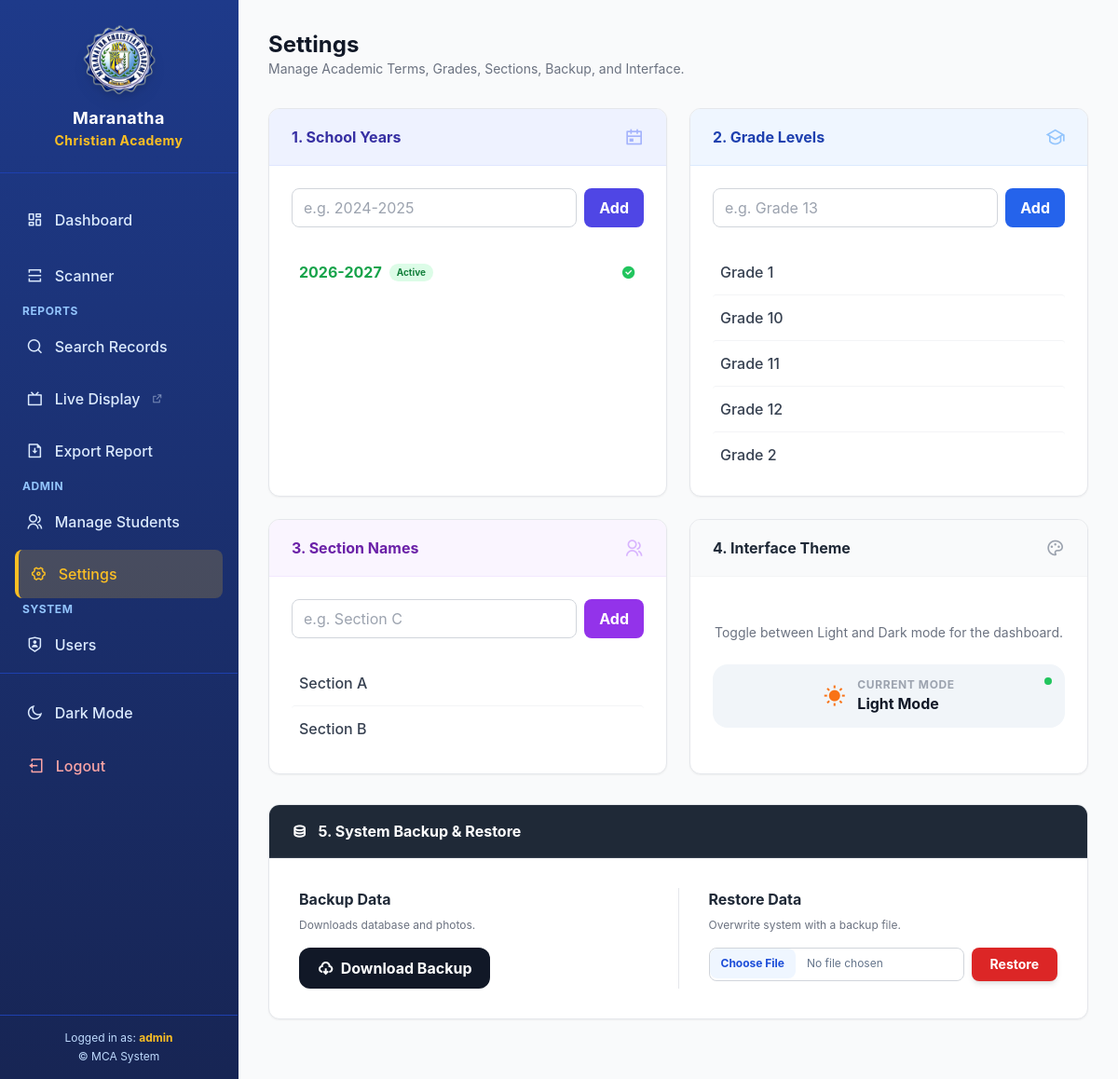
/settings (signed in), run on the app's committed database.
### app.py (models this page shows)
class AcademicTerm(db.Model):
    id = db.Column(db.Integer, primary_key=True)
    name = db.Column(db.String(50), unique=True, nullable=False)
    is_current = db.Column(db.Boolean, default=False)

class GradeOption(db.Model):
    id = db.Column(db.Integer, primary_key=True)
    name = db.Column(db.String(50), unique=True, nullable=False)

class SectionOption(db.Model):
    id = db.Column(db.Integer, primary_key=True)
    name = db.Column(db.String(50), unique=True, nullable=False)

### app.py (the view)
@app.route('/settings')
@settings_permission # Custom Decorator
def settings(): return render_template('settings.html')

### templates/settings.html (shortened to what this page needs)
{% extends 'base.html' %}
{% block content %}
<div class="mb-8">
    <h2 class="text-2xl font-bold text-gray-900 dark:text-white">Settings</h2>
    <p class="text-gray-500 dark:text-slate-400 text-sm">Manage Academic Terms, Grades, Sections, Backup, and Interface.</p>
</div>
<div class="grid grid-cols-1 md:grid-cols-2 xl:grid-cols-3 gap-6 mb-8">
    <div class="bg-white dark:bg-dark-surface rounded-xl shadow-sm border border-gray-200 dark:border-slate-700 overflow-hidden flex flex-col h-full">
        <div class="bg-indigo-50 dark:bg-indigo-900/20 px-6 py-4 border-b border-indigo-100 dark:border-indigo-800 flex items-center justify-between">
            <h5 class="font-bold text-indigo-800 dark:text-indigo-300">1. School Years</h5>
            <i class="ri-calendar-event-line text-indigo-300 dark:text-indigo-500 text-xl"></i>
        </div>
        <div class="p-6 flex-1 flex flex-col">
            <form action="{{ url_for('add_term') }}" method="POST" class="flex gap-2 mb-6">
                <input type="text" name="name" placeholder="e.g. 2024-2025" required class="flex-1 border border-gray-300 dark:border-slate-600 bg-white dark:bg-slate-800 text-gray-900 dark:text-white rounded-lg px-3 py-2 outline-none focus:ring-2 focus:ring-indigo-500">
                <button type="submit" class="bg-indigo-600 hover:bg-indigo-700 text-white px-4 py-2 rounded-lg font-bold transition">Add</button>
            </form>
            <ul class="divide-y divide-gray-100 dark:divide-slate-700 overflow-y-auto max-h-60 flex-1">
                {% for term in global_terms %}
                <li class="py-3 flex justify-between items-center group hover:bg-gray-50 dark:hover:bg-slate-800 px-2 rounded">
                    <div class="flex items-center gap-2">
                        <span class="font-bold {{ 'text-green-600 dark:text-green-400' if term.is_current else 'text-gray-700 dark:text-slate-300' }}">{{ term.name }}</span>
                        {% if term.is_current %}
                            <span class="bg-green-100 dark:bg-green-900/30 text-green-700 dark:text-green-400 text-[10px] px-2 py-0.5 rounded-full font-bold">Active</span>
                        {% endif %}
                    </div>
                    <div class="flex items-center gap-2">
                        {% if not term.is_current %}
                            <a href="{{ url_for('set_current_term', id=term.id) }}" class="text-[10px] bg-gray-100 dark:bg-slate-700 hover:bg-green-100 dark:hover:bg-green-900/30 text-gray-600 dark:text-slate-400 hover:text-green-700 dark:hover:text-green-400 px-2 py-1 rounded border border-gray-200 dark:border-slate-600 font-bold transition">Set Active</a>
                            <a href="{{ url_for('delete_term', id=term.id) }}" class="text-red-400 dark:text-red-500 hover:text-red-600 opacity-0 group-hover:opacity-100 transition" onclick="return confirm('Delete this School Year?')">
                                <i class="ri-delete-bin-fill"></i>
                            </a>
                        {% else %}
                            <i class="ri-checkbox-circle-fill text-green-500 dark:text-green-400"></i>
                        {% endif %}
                    </div>
                </li>
                {% endfor %}
            </ul>
        </div>
    </div>
    <div class="bg-white dark:bg-dark-surface rounded-xl shadow-sm border border-gray-200 dark:border-slate-700 overflow-hidden flex flex-col h-full">
        <div class="bg-blue-50 dark:bg-blue-900/20 px-6 py-4 border-b border-blue-100 dark:border-blue-800 flex items-center justify-between">
            <h5 class="font-bold text-blue-800 dark:text-blue-300">2. Grade Levels</h5>
            <i class="ri-graduation-cap-line text-blue-300 dark:text-blue-500 text-xl"></i>
        </div>
        <div class="p-6 flex-1 flex flex-col">
            <form action="{{ url_for('add_grade') }}" method="POST" class="flex gap-2 mb-6">
                <input type="text" name="name" placeholder="e.g. Grade 13" required class="flex-1 border border-gray-300 dark:border-slate-600 bg-white dark:bg-slate-800 text-gray-900 dark:text-white rounded-lg px-3 py-2 outline-none focus:ring-2 focus:ring-blue-500">
                <button type="submit" class="bg-blue-600 hover:bg-blue-700 text-white px-4 py-2 rounded-lg font-bold transition">Add</button>
            </form>
            <ul class="divide-y divide-gray-100 dark:divide-slate-700 overflow-y-auto max-h-60 flex-1">
                {% for grade in global_grades %}
                <li class="py-3 flex justify-between items-center group hover:bg-gray-50 dark:hover:bg-slate-800 px-2 rounded">
                    <span class="text-gray-700 dark:text-slate-300 font-medium">{{ grade.name }}</span>
                </li>
                {% endfor %}
            </ul>
        </div>
    </div>
    <div class="bg-white dark:bg-dark-surface rounded-xl shadow-sm border border-gray-200 dark:border-slate-700 overflow-hidden flex flex-col h-full">
        <div class="bg-purple-50 dark:bg-purple-900/20 px-6 py-4 border-b border-purple-100 dark:border-purple-800 flex items-center justify-between">
            <h5 class="font-bold text-purple-800 dark:text-purple-300">3. Section Names</h5>
            <i class="ri-group-line text-purple-300 dark:text-purple-500 text-xl"></i>
        </div>
        <div class="p-6 flex-1 flex flex-col">
            <form action="{{ url_for('add_section') }}" method="POST" class="flex gap-2 mb-6">
                <input type="text" name="name" placeholder="e.g. Section C" required class="flex-1 border border-gray-300 dark:border-slate-600 bg-white dark:bg-slate-800 text-gray-900 dark:text-white rounded-lg px-3 py-2 outline-none focus:ring-2 focus:ring-purple-500">
                <button type="submit" class="bg-purple-600 hover:bg-purple-700 text-white px-4 py-2 rounded-lg font-bold transition">Add</button>
            </form>
            <ul class="divide-y divide-gray-100 dark:divide-slate-700 overflow-y-auto max-h-60 flex-1">
                {% for section in global_sections %}
                <li class="py-3 flex justify-between items-center group hover:bg-gray-50 dark:hover:bg-slate-800 px-2 rounded">
                    <span class="text-gray-700 dark:text-slate-300 font-medium">{{ section.name }}</span>
                </li>
                {% endfor %}
            </ul>
        </div>
    </div>
    <div class="bg-white dark:bg-dark-surface rounded-xl shadow-sm border border-gray-200 dark:border-slate-700 overflow-hidden flex flex-col h-full">
        <div class="bg-gray-50 dark:bg-slate-800 px-6 py-4 border-b border-gray-100 dark:border-slate-700 flex items-center justify-between">
            <h5 class="font-bold text-gray-800 dark:text-slate-200">4. Interface Theme</h5>
            <i class="ri-palette-line text-gray-400 dark:text-slate-500 text-xl"></i>
        </div>
        <div class="p-6 flex-1 flex flex-col justify-center items-center text-center">
            <p class="text-sm text-gray-500 dark:text-slate-400 mb-6">Toggle between Light and Dark mode for the dashboard.</p>
            <button onclick="toggleTheme()" class="group relative inline-flex items-center gap-3 px-8 py-3 rounded-2xl bg-slate-100 dark:bg-slate-900 border-2 border-transparent hover:border-primary transition-all duration-300 w-full justify-center">
                <i class="ri-sun-fill text-2xl text-orange-500 dark:hidden"></i>
                <div class="text-left">
                    <span class="block text-xs font-bold text-gray-400 uppercase tracking-wider">Current Mode</span>
                    <span class="block font-bold text-gray-900 dark:text-white dark:hidden">Light Mode</span>
                </div>
                <div class="absolute top-3 right-3 w-2 h-2 rounded-full bg-green-500"></div>
            </button>
        </div>
    </div>
</div>
<div class="mt-8 bg-white dark:bg-dark-surface rounded-xl shadow-sm border border-gray-200 dark:border-slate-700 overflow-hidden mb-8">
    <div class="bg-gray-800 dark:bg-slate-900 px-6 py-4 border-b border-gray-700 dark:border-slate-800 flex items-center justify-between text-white">
        <h5 class="font-bold"><i class="ri-database-2-line mr-2"></i> 5. System Backup & Restore</h5>
    </div>
    <div class="p-6 md:p-8 flex flex-col md:flex-row gap-8">
        <div class="flex-1">
            <h6 class="font-bold text-gray-800 dark:text-white mb-2">Backup Data</h6>
            <p class="text-xs text-gray-500 dark:text-slate-400 mb-4">Downloads database and photos.</p>
            <a href="{{ url_for('backup_system') }}" class="inline-flex items-center bg-gray-900 dark:bg-slate-800 text-white px-5 py-2.5 rounded-xl font-bold hover:bg-black dark:hover:bg-slate-900 transition">
                <i class="ri-download-cloud-2-line mr-2"></i> Download Backup
            </a>
        </div>
        <div class="flex-1">
            <h6 class="font-bold text-gray-800 dark:text-white mb-2">Restore Data</h6>
            <p class="text-xs text-gray-500 dark:text-slate-400 mb-4">Overwrite system with a backup file.</p>
            <form action="{{ url_for('restore_system') }}" method="POST" enctype="multipart/form-data" class="flex gap-2">
                <input type="file" name="backup_file" accept=".zip" required class="block w-full text-xs text-slate-500 dark:text-slate-400 file:mr-3 file:py-2 file:px-3 file:rounded-lg file:border-0 file:text-xs file:font-bold file:bg-blue-50 dark:file:bg-blue-900/20 file:text-blue-700 dark:file:text-blue-300 border border-gray-300 dark:border-slate-600 rounded-lg bg-white dark:bg-slate-800">
                <button type="submit" class="bg-red-600 text-white px-5 py-2 rounded-lg font-bold hover:bg-red-700 transition shadow-md whitespace-nowrap text-sm" onclick="return confirm('Overwrite system? Irreversible.')">
                    Restore
                </button>
            </form>
        </div>
    </div>
</div>
{% endblock %}

### data on the page
AcademicTerm: name "2026-2027", is_current "Active"
GradeOption: name "Grade 1"
GradeOption: name "Grade 10"
GradeOption: name "Grade 11"
GradeOption: name "Grade 12"
GradeOption: name "Grade 2"
SectionOption: name "Section A"
SectionOption: name "Section B"

### other printed values
{{ session.get('username') }} "admin"
